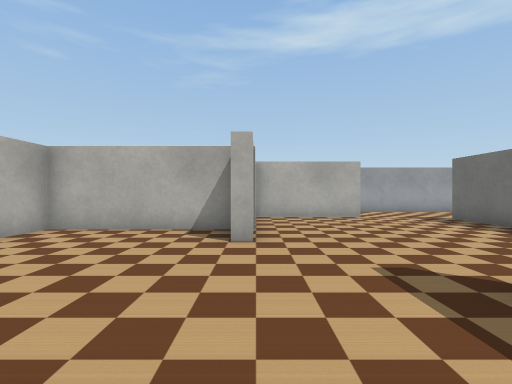
view 1 (above)

22 first-person views from a walk through a robot-simulator world made for Webots. The camera is 0.45 m above the floor, looks level and sees 85° across. The floor is counted in squares, 0.5 m on a side. Each view is taken from the middle of a square. On the plan, view 1 faces up. The plan holds only what a view shows up to about 11 squares ahead; the rest is blank. Webots' stock objects and surfaces are drawn as simple stand-ins.

view 2
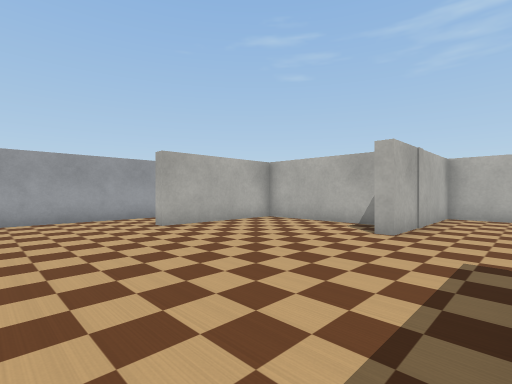

view 3
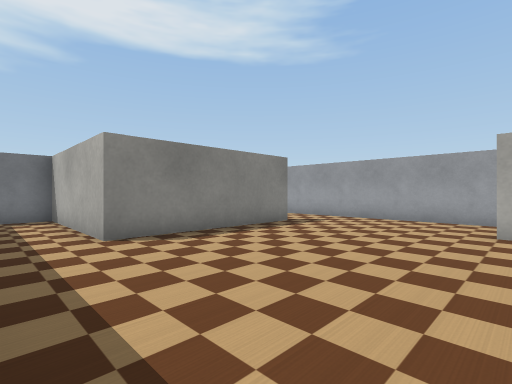

view 4
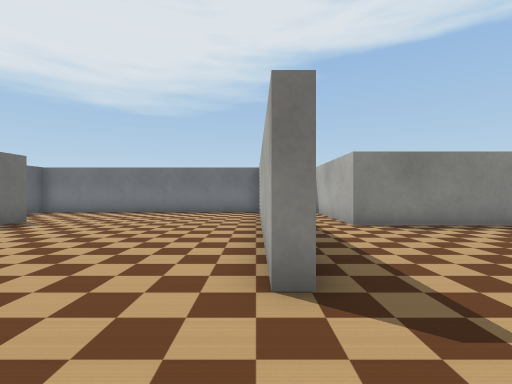

view 5
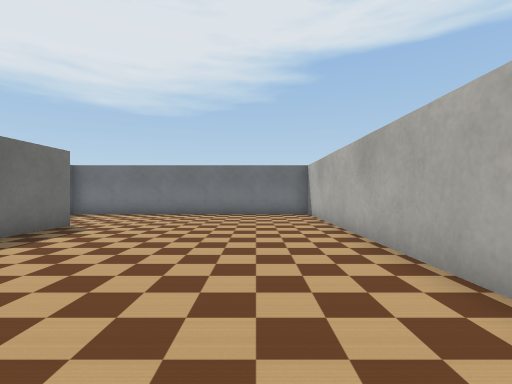

view 6
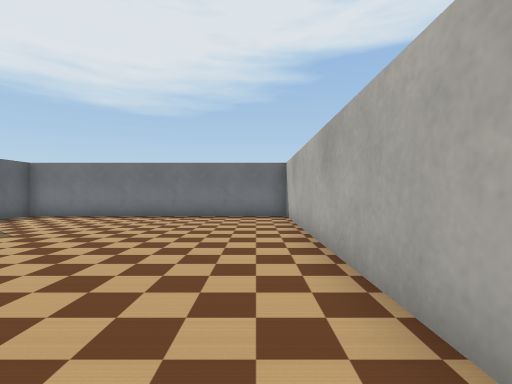

view 7
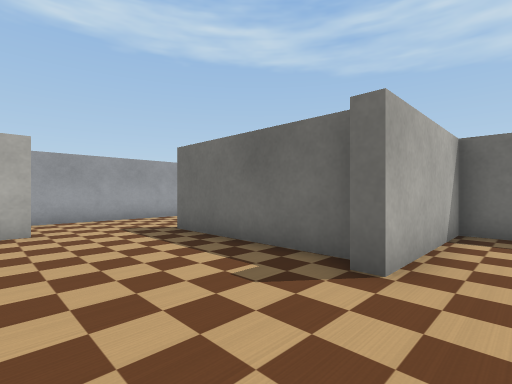

view 8
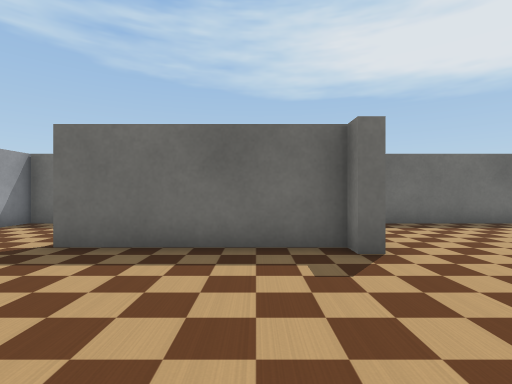

view 9
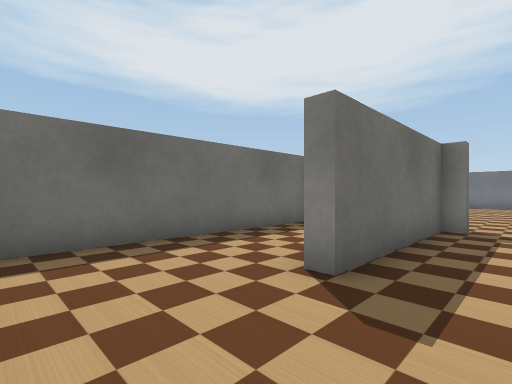

view 10
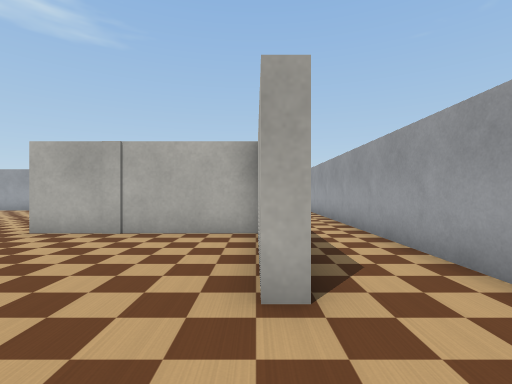

view 11
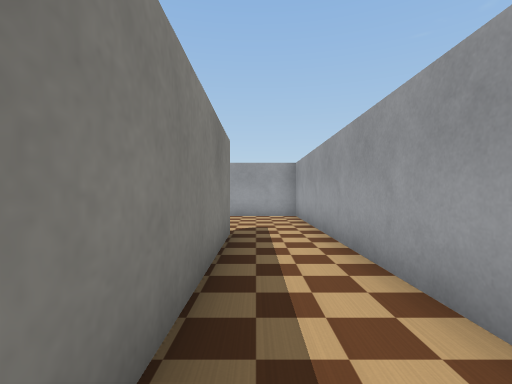

view 12
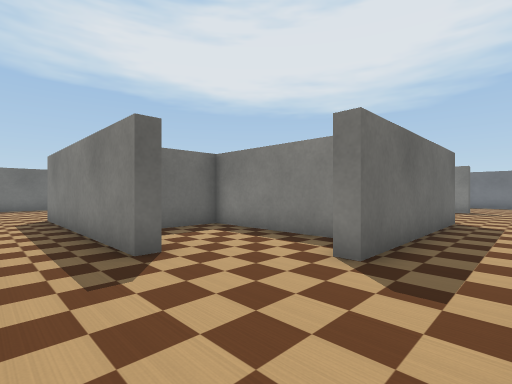

view 13
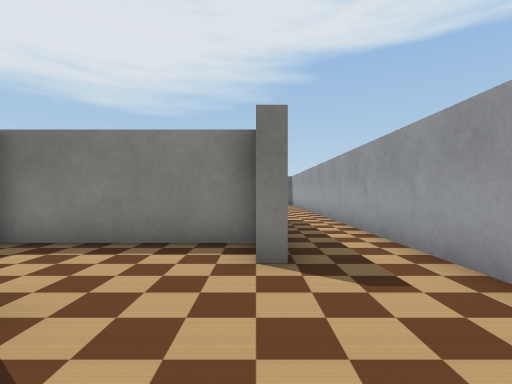

view 14
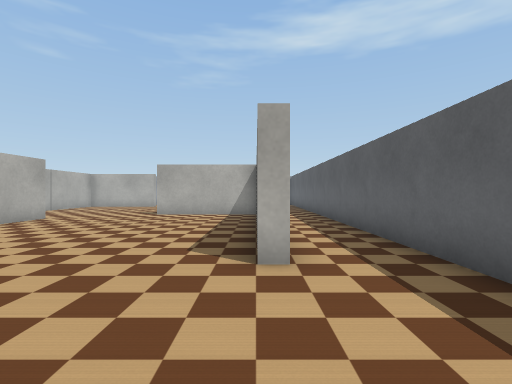

view 15
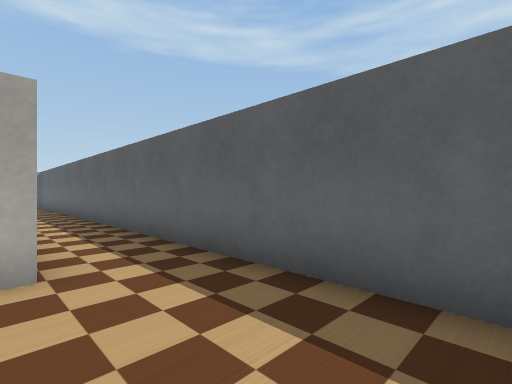

view 16
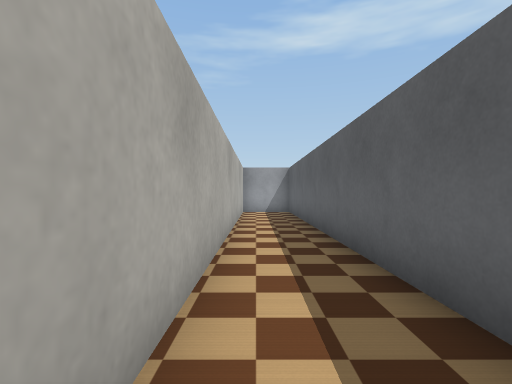

view 17
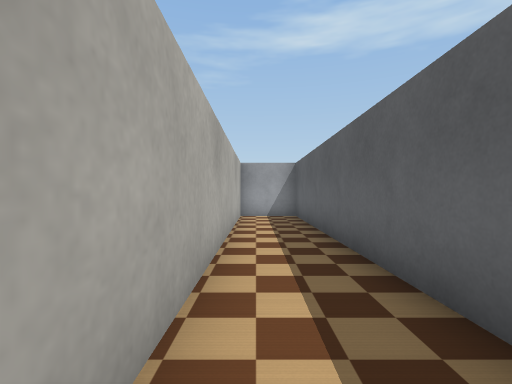

view 18
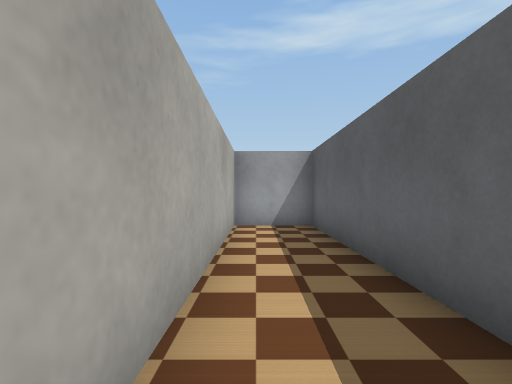

view 19
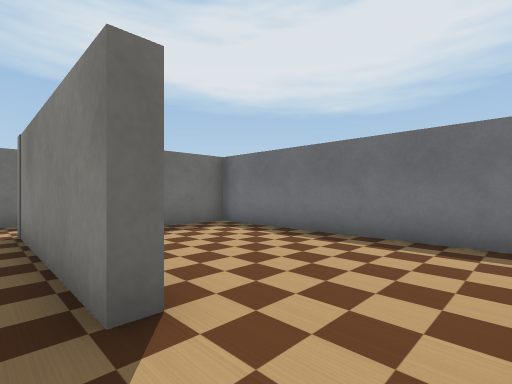

view 20
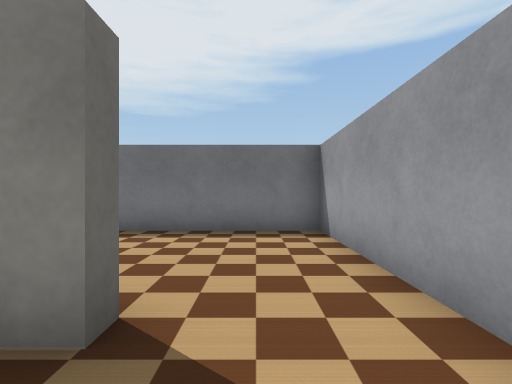

view 21
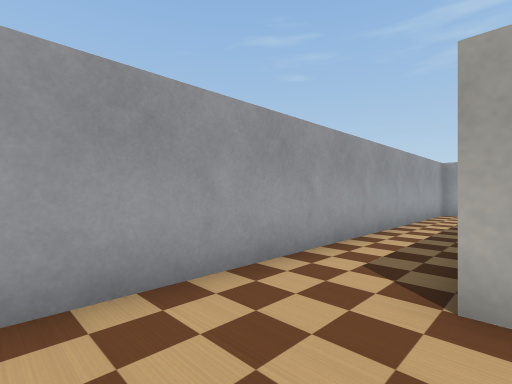

view 22
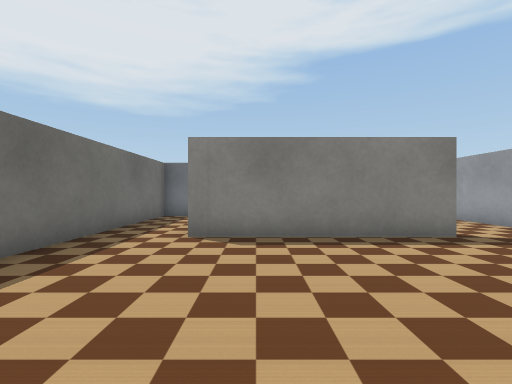

### Floor plan
Ten units are one square. View 1 is at (0, 0); x grows to the right and y downward. Boxes are objects, and circles mark ways between rooms. Rooms are numbered by the first view taken in them; rooms with no view inside come last. Other rooms are left out.
<svg viewBox="-80 -130 210 210">
<path fill="none" stroke="#000" d="M24 -25 29 -25 29 72M-5 -67 -50 -67 -50 -25 -54 -25M100 -49 100 -125 45 -125M38 -104 38 -100 -1 -100 -1 -51 -5 -51M105 35 100 35 100 -41 61 -41 61 -45 65 -45 65 -93 70 -93M28 75 125 75 125 -125 104 -125 104 -6M-50 30 -50 26 4 26 4 75 25 75 25 8M-75 -15 -75 35M-30 -100 -30 -104 38 -104M-50 -71 -5 -71 -5 -88M-54 -25 -54 -85 -50 -85M45 -125 -75 -125 -75 -15M-75 35 -75 75 0 75 0 55"/>
<circle cx="-65" cy="-25" r="3" fill="#2a7"/>
<circle cx="35" cy="-115" r="3" fill="#2a7"/>
<circle cx="-65" cy="30" r="3" fill="#2a7"/>
<text x="40" y="-20">1</text>
<text x="-40" y="-90">2</text>
<text x="-40" y="50">3</text>
</svg>
Room 1 opens to room 2. Room 1 opens to room 3.

Where each view was taken, in squares from view 1:
view 1: 0 up, 0 right, facing up
view 2: 1 down, 2 right, facing up-left
view 3: 3 up, 2 right, facing down-left
view 4: 5 up, 3 right, facing down
view 5: 4 up, 5 right, facing down
view 6: 3 up, 4 right, facing down
view 7: 3 up, 3 right, facing up-right
view 8: 6 up, 2 right, facing right
view 9: 12 up, 5 right, facing down-right
view 10: 10 up, 6 right, facing left
view 11: 11 up, 3 right, facing left
view 12: 12 up, 7 left, facing down-right
view 13: 12 up, 5 left, facing down
view 14: 7 down, 10 right, facing up
view 15: 7 down, 10 right, facing up-right
view 16: 0 up, 11 right, facing up
view 17: 2 up, 11 right, facing up
view 18: 5 up, 11 right, facing up
view 19: 2 down, 7 left, facing down-right
view 20: 1 down, 6 left, facing down
view 21: 0 up, 5 left, facing up-left
view 22: 3 up, 1 left, facing down
